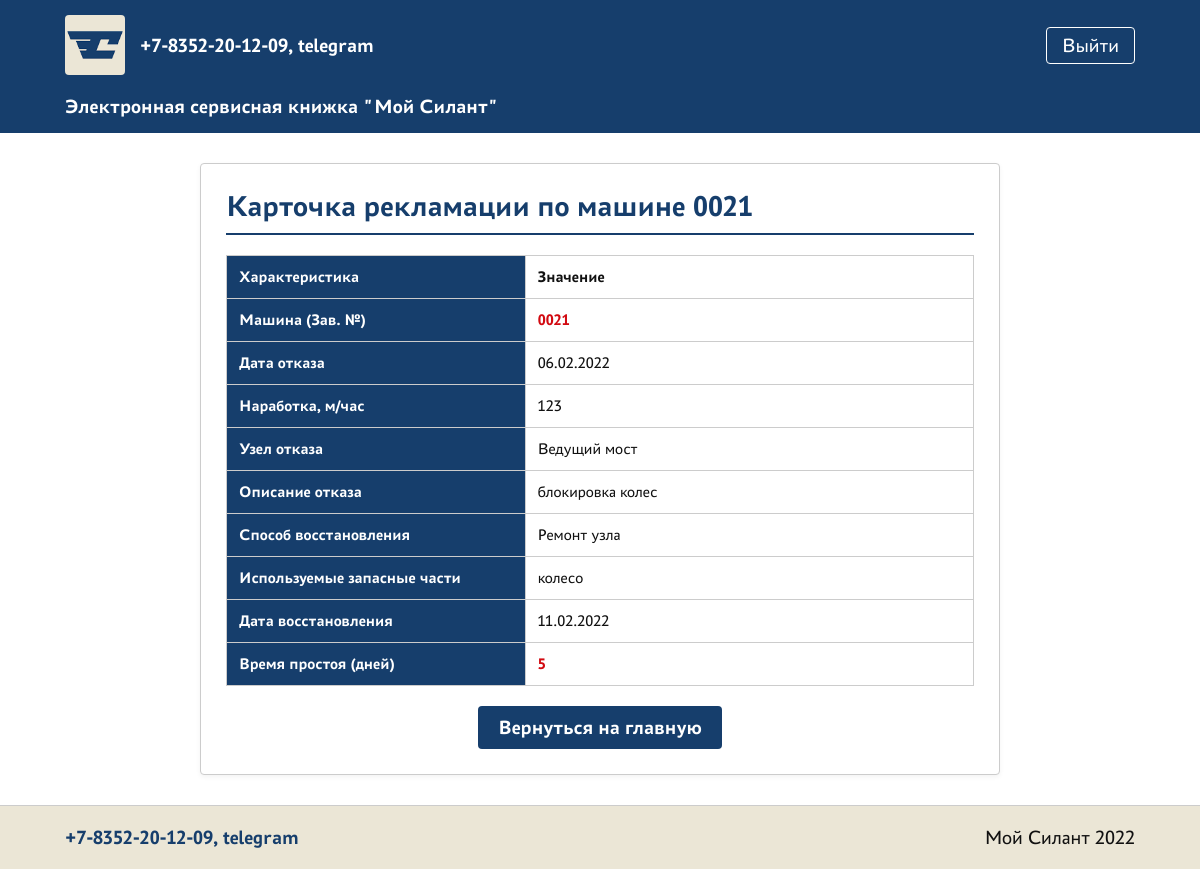
The app's page /complaint/33/ (signed in) with its own data.
### silant/models.py (models this page shows, shortened)
class Complaint(models.Model):
    machine = models.ForeignKey(Machine, on_delete=models.CASCADE, related_name='complaints', verbose_name="Машина")
    failure_date = models.DateField(verbose_name="Дата отказа")
    operating_hours = models.IntegerField(verbose_name="Наработка, м/час")
    failure_node = models.ForeignKey(FailureNode, on_delete=models.PROTECT, verbose_name="Узел отказа")
    failure_description = models.TextField(verbose_name="Описание отказа")
    recovery_method = models.ForeignKey(RecoveryMethod, on_delete=models.PROTECT, verbose_name="Способ восстановления")
    parts_used = models.TextField(blank=True, null=True, verbose_name="Используемые запасные части")
    recovery_date = models.DateField(verbose_name="Дата восстановления")
    downtime = models.IntegerField(editable=False, verbose_name="Время простоя (дней)")
    service_company = models.ForeignKey(ServiceCompany, on_delete=models.PROTECT, verbose_name="Сервисная компания", null=True, blank=True)
    class Meta:
        verbose_name = "Рекламация"
        verbose_name_plural = "Рекламации"
        ordering = ['-failure_date']

class Machine(models.Model):
    vin = models.CharField(max_length=50, unique=True, verbose_name="Заводской № машины")
    vehicle_model = models.ForeignKey(VehicleModel, on_delete=models.PROTECT, verbose_name="Модель техники")
    engine_model = models.ForeignKey(EngineModel, on_delete=models.PROTECT, verbose_name="Модель двигателя")
    engine_num = models.CharField(max_length=50, verbose_name="Заводской № двигателя")
    transmission_model = models.ForeignKey(TransmissionModel, on_delete=models.PROTECT, verbose_name="Модель трансмиссии")
    transmission_num = models.CharField(max_length=50, verbose_name="Заводской № трансмиссии")
    drive_axle_model = models.ForeignKey(DriveAxleModel, on_delete=models.PROTECT, verbose_name="Модель ведущего моста")
    drive_axle_num = models.CharField(max_length=50, verbose_name="Заводской № ведущего моста")
    steering_axle_model = models.ForeignKey(SteeringAxleModel, on_delete=models.PROTECT, verbose_name="Модель управляемого моста")
    steering_axle_num = models.CharField(max_length=50, verbose_name="Заводской № управляемого моста")
    delivery_contract = models.CharField(max_length=100, verbose_name="Договор поставки №, дата")
    shipping_date = models.DateField(verbose_name="Дата отгрузки с завода")
    consignee = models.CharField(max_length=255, verbose_name="Грузополучатель (конечный потребитель)")
    delivery_address = models.CharField(max_length=500, verbose_name="Адрес поставки (эксплуатации)")
    equipment = models.TextField(blank=True, verbose_name="Комплектация (доп. опции)")
    client = models.ForeignKey(User, on_delete=models.PROTECT, related_name='machines', verbose_name="Клиент")
    service_company = models.ForeignKey(ServiceCompany, on_delete=models.PROTECT, related_name='maintained_machines', verbose_name="Сервисная компания")
    class Meta:
        verbose_name = "Машина"
        verbose_name_plural = "Машины"
        ordering = ['-shipping_date']

class BaseDirectory(models.Model):
    directory_name = models.CharField(max_length=255, verbose_name="Название сущности (справочника)", null=True, blank=True)
    name = models.CharField(max_length=255, verbose_name="Имя")
    description = models.TextField(blank=True, null=True, verbose_name="Описание")
    class Meta:
        abstract = True

class FailureNode(BaseDirectory):
    directory_name = models.CharField(max_length=255, verbose_name="Название сущности (справочника)", default="Узел отказа")
    class Meta:
        verbose_name = "Узел отказа"
        verbose_name_plural = "Узлы отказа"

class RecoveryMethod(BaseDirectory):
    directory_name = models.CharField(max_length=255, verbose_name="Название сущности (справочника)", default="Способ восстановления")
    class Meta:
        verbose_name = "Способ восстановления"
        verbose_name_plural = "Способы восстановления"

### silant/views.py (the view)
# urls.py: path('complaint/<int:pk>/', ComplaintDetailView.as_view(), name='complaint_detail'),
class ComplaintDetailView(LoginRequiredMixin, DetailView):
    model = Complaint
    template_name = 'silant/complaint_detail.html'
    context_object_name = 'cp'

### templates/silant/complaint_detail.html (shortened to what this page needs)
{% extends 'base.html' %}
{% block content %}
<div style="max-width: 800px; margin: 0 auto; background: var(--white); border: 1px solid #CCC; border-radius: 4px; padding: 25px; box-shadow: 0 2px 5px rgba(0,0,0,0.05);">
    <h2 style="color: var(--primary-color); border-bottom: 2px solid var(--primary-color); padding-bottom: 10px; margin-bottom: 20px;">Карточка рекламации по машине {{ cp.machine.vin }}</h2>
    <table>
        <tr><th>Характеристика</th><td><b>Значение</b></td></tr>
        <tr><th>Машина (Зав. №)</th><td style="color: var(--accent-color); font-weight: bold;">{{ cp.machine.vin }}</td></tr>
        <tr><th>Дата отказа</th><td>{{ cp.failure_date|date:"d.m.Y" }}</td></tr>
        <tr><th>Наработка, м/час</th><td>{{ cp.operating_hours }}</td></tr>
        <tr><th>Узел отказа</th><td>{{ cp.failure_node.name }}</td></tr>
        <tr><th>Описание отказа</th><td>{{ cp.failure_description }}</td></tr>
        <tr><th>Способ восстановления</th><td>{{ cp.recovery_method.name }}</td></tr>
        <tr><th>Используемые запасные части</th><td>{{ cp.parts_used|default:"-" }}</td></tr>
        <tr><th>Дата восстановления</th><td>{{ cp.recovery_date|date:"d.m.Y" }}</td></tr>
        <tr><th>Время простоя (дней)</th><td style="font-weight: bold; color: var(--accent-color);">{{ cp.downtime }}</td></tr>
    </table>
    <div style="text-align: center;">
        <a href="/" class="btn-back">Вернуться на главную</a>
    </div>
</div>
{% endblock %}

### static/css/style.css (style rules this page uses)
:root { --primary-color: #163E6C; --accent-color: #D20A11; --bg-color: #EBE6D6; --white: #FFFFFF; --dark: #111111; }
* { margin: 0; padding: 0; box-sizing: border-box; }
body { font-family: 'PT Astra Sans', sans-serif; background-color: var(--white); color: var(--dark); display: flex; flex-direction: column; min-height: 100vh; font-size: 20px; }
table { width: 100%; border-collapse: separate; border-spacing: 0; text-align: left; margin-top: 15px; border-top: 1px solid #CCC; border-left: 1px solid #CCC; background-color: var(--white); }
th, td { padding: 8px 12px; border-right: 1px solid #CCC; border-bottom: 1px solid #CCC; font-size: 16px; white-space: nowrap; }
table tr th { position: sticky; top: 0; background-color: var(--primary-color); color: var(--white); z-index: 10; transform: translateZ(0); backface-visibility: hidden; }
table tr th:first-child { position: sticky; left: 0; top: 0; z-index: 20; background-color: var(--primary-color); color: var(--white); transform: translateZ(0); backface-visibility: hidden; }

### templates/silant/complaint_detail.html (style rules this page uses)
table { width: 100%; border-collapse: collapse; text-align: left; margin-top: 20px; }
th, td { padding: 12px; border: 1px solid #CCC; font-size: 16px; }
th { background: var(--primary-color); color: var(--white); width: 40%; }
.btn-back { display: inline-block; background: var(--primary-color); color: var(--white); text-decoration: none; padding: 10px 20px; border-radius: 4px; font-weight: bold; margin-top: 20px; }

### records on screen
Complaint: machine.vin "0021", failure_date "06.02.2022", operating_hours "123", failure_node.name "Ведущий мост", failure_description "блокировка колес", recovery_method.name "Ремонт узла", parts_used "колесо", recovery_date "11.02.2022", downtime "5"
